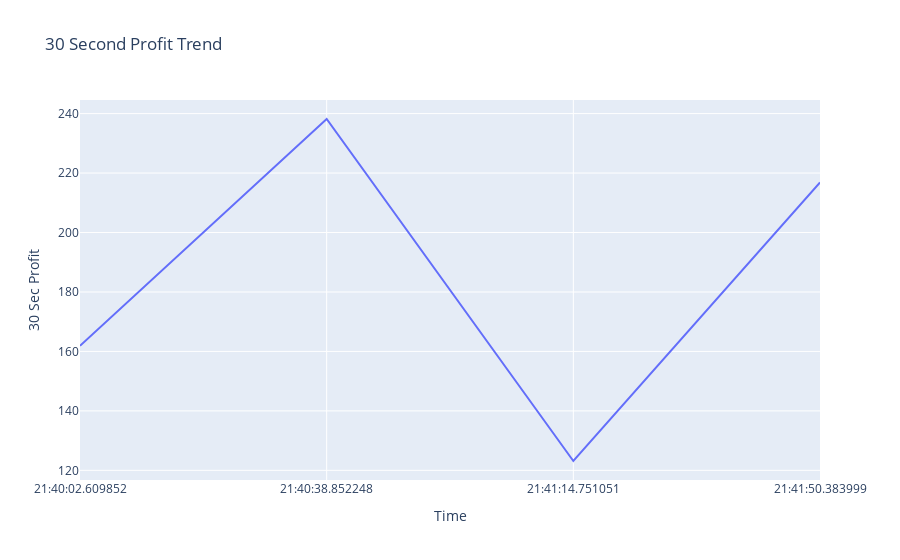

The notebook cell this image was saved under:
### Markdown cell above
##### 30 Sec Profit Trend
- Examine the 30 second trend of profits to identify patterns and understand the overall performance of the arbitrage over time.

### Code cell
thirty_sec_profit = control_df.groupby('current_datetime')['profit'].sum().reset_index()
thirty_sec_profit_plot = px.line(
    thirty_sec_profit, 
    x='current_datetime',
    y='profit', 
    title='30 Second Profit Trend',
    labels={'current_datetime':'Time', 'profit':'30 Sec Profit'})

thirty_sec_profit_plot.show()

### Figure 1 — Plotly figure (JSON) as saved in the notebook; plotly's stock layout.template omitted (floating-point values rounded to 4 significant figures)
{"data": [{"hovertemplate": "Time=%{x}<br>30 Sec Profit=%{y}<extra></extra>", "legendgroup": "", "line": {"color": "#636efa", "dash": "solid"}, "marker": {"symbol": "circle"}, "mode": "lines", "name": "", "orientation": "v", "showlegend": false, "type": "scatter", "x": ["21:40:02.609852", "21:40:38.852248", "21:41:14.751051", "21:41:50.383999"], "xaxis": "x", "y": [161.9, 238.2, 123.1, 216.8], "yaxis": "y"}], "layout": {"legend": {"tracegroupgap": 0}, "title": {"text": "30 Second Profit Trend"}, "xaxis": {"anchor": "y", "domain": [0, 1], "title": {"text": "Time"}}, "yaxis": {"anchor": "x", "domain": [0, 1], "title": {"text": "30 Sec Profit"}}}}
